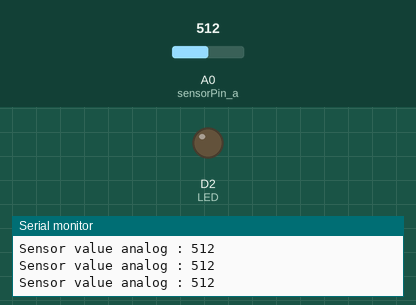
Recording of a sketch running on a simulated ESP8266 (NodeMCU). Shown: output pins drawn as LEDs (lit = HIGH), the last lines printed to the serial monitor. The inputs (shaded band) are chosen by the test bench; at power-on: A0 (sensorPin_a) = 512. WiFi joins after 1.5 s; servers stay silent unless stated.

Above: at 2.7 s.
2.8 s: A0 (sensorPin_a) set to 111
5.8 s: A0 (sensorPin_a) set to 91
At 7.2 s:
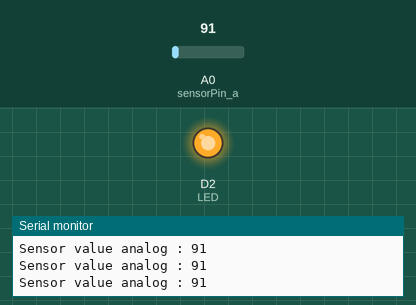
Timing chart, 0 to 8.8 s (numbered marks = the images above; inputs shaded):
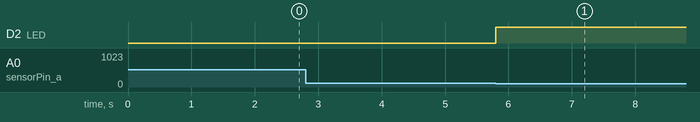

The sketch:

universal_bot.ino
```cpp
#include <ESP8266WiFi.h>
#include <WiFiClientSecure.h>
#include <UniversalTelegramBot.h>

#define sensorPin_a A0
#define LED D2
#define chat_id "1208499416"
WiFiClientSecure client;

String ssid  = "TAHU BULAT";
String pass  = "cingdogan2019";
String token  = "1927620122:AAG_Lq6LyXBU1-0nhFLVOqfEv-XgrlfsGMk";
int sensorValue_a = 0;

UniversalTelegramBot myBot(token, client);

void setup() {
  Serial.begin(115200);
  Serial.print("Connecting Wifi: ");
  Serial.println(ssid);
  pinMode(LED, OUTPUT);
  digitalWrite(LED, LOW);

  WiFi.begin(ssid, pass);

  while (WiFi.status() != WL_CONNECTED) {
    Serial.print(".");
    delay(500);
  }

  client.setInsecure();

  Serial.println("");
  Serial.println("WiFi connected");
  Serial.print("IP address: ");
  Serial.println(WiFi.localIP());
}

void loop() {
  sensorValue_a = analogRead(sensorPin_a);
  Serial.print("Sensor value analog : "); Serial.println(sensorValue_a);
  if (sensorValue_a < 100) {
    digitalWrite(LED, HIGH);
    myBot.sendMessage(chat_id, "Api kecil terdeteksi pada Ruangan 1");
    delay(100);
  }
  else {
    digitalWrite(LED, LOW);
  }
}
```

Measured:
- the behaviour switches between 100 and 99 on A0 (sensorPin_a) (found by bisection; images 0 and 1)
- after the input at 5.8 s, D2 (LED): LOW → HIGH at once
